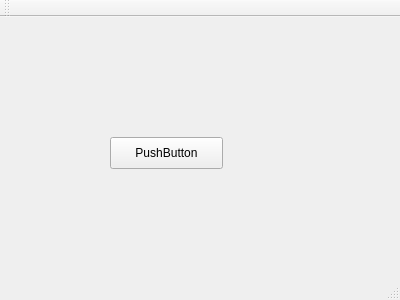
<?xml version="1.0" encoding="UTF-8"?>
<ui version="4.0">
 <class>MainWindow</class>
 <widget class="QMainWindow" name="MainWindow">
  <property name="geometry">
   <rect>
    <x>0</x>
    <y>0</y>
    <width>400</width>
    <height>300</height>
   </rect>
  </property>
  <property name="windowTitle">
   <string>MainWindow</string>
  </property>
  <widget class="QWidget" name="centralWidget">
   <widget class="QPushButton" name="pushButton">
    <property name="geometry">
     <rect>
      <x>110</x>
      <y>120</y>
      <width>113</width>
      <height>32</height>
     </rect>
    </property>
    <property name="text">
     <string>PushButton</string>
    </property>
   </widget>
  </widget>
  <widget class="QMenuBar" name="menuBar">
   <property name="geometry">
    <rect>
     <x>0</x>
     <y>0</y>
     <width>400</width>
     <height>22</height>
    </rect>
   </property>
  </widget>
  <widget class="QToolBar" name="mainToolBar">
   <attribute name="toolBarArea">
    <enum>TopToolBarArea</enum>
   </attribute>
   <attribute name="toolBarBreak">
    <bool>false</bool>
   </attribute>
  </widget>
  <widget class="QStatusBar" name="statusBar"/>
 </widget>
 <layoutdefault spacing="6" margin="11"/>
 <resources/>
 <connections/>
</ui>
